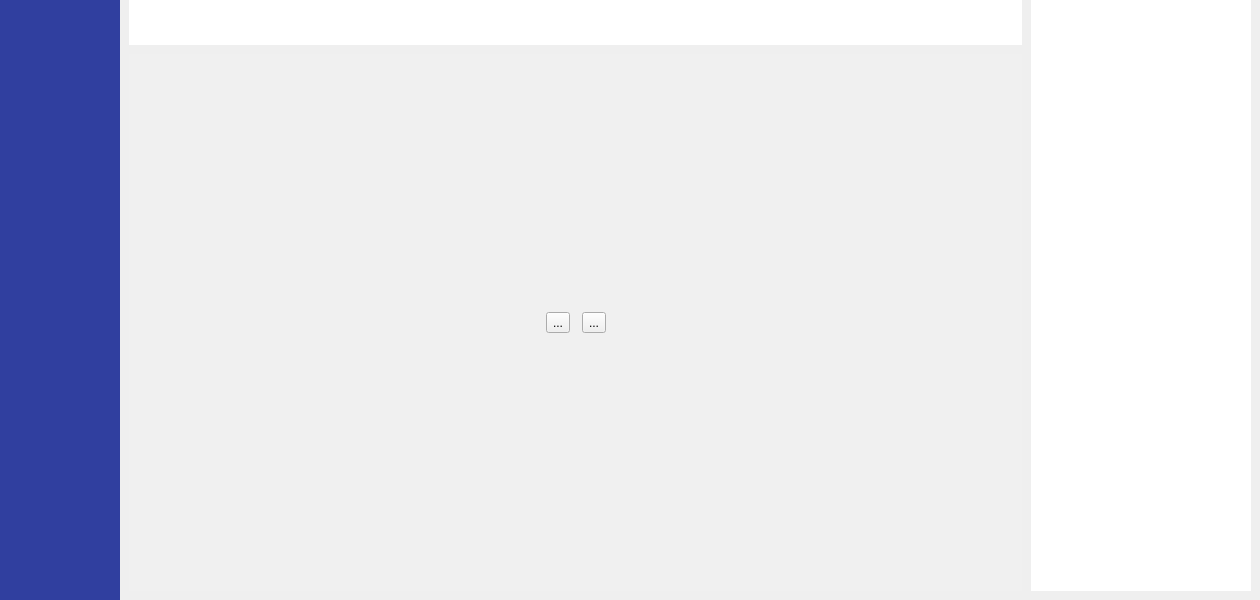
<?xml version="1.0" encoding="UTF-8"?>
<ui version="4.0">
 <class>MusicSheetWriter</class>
 <widget class="QMainWindow" name="MusicSheetWriter">
  <property name="geometry">
   <rect>
    <x>0</x>
    <y>0</y>
    <width>1260</width>
    <height>600</height>
   </rect>
  </property>
  <property name="minimumSize">
   <size>
    <width>1260</width>
    <height>600</height>
   </size>
  </property>
  <property name="windowTitle">
   <string>Music Sheet Writer</string>
  </property>
  <property name="windowIcon">
   <iconset>
    <normaloff>:/assets/logo.png</normaloff>:/assets/logo.png</iconset>
  </property>
  <property name="styleSheet">
   <string notr="true"/>
  </property>
  <property name="locale">
   <locale language="French" country="France"/>
  </property>
  <property name="documentMode">
   <bool>false</bool>
  </property>
  <widget class="QWidget" name="centralWidget">
   <property name="enabled">
    <bool>true</bool>
   </property>
   <property name="styleSheet">
    <string notr="true"/>
   </property>
   <layout class="QHBoxLayout" name="horizontalLayout_2">
    <property name="spacing">
     <number>0</number>
    </property>
    <property name="sizeConstraint">
     <enum>QLayout::SetNoConstraint</enum>
    </property>
    <property name="leftMargin">
     <number>0</number>
    </property>
    <property name="topMargin">
     <number>0</number>
    </property>
    <property name="rightMargin">
     <number>0</number>
    </property>
    <property name="bottomMargin">
     <number>0</number>
    </property>
    <item>
     <widget class="QStackedWidget" name="stackedWidget">
      <property name="styleSheet">
       <string notr="true">/*background-color: rgb(63, 81, 181);*/</string>
      </property>
      <property name="currentIndex">
       <number>1</number>
      </property>
      <widget class="QWidget" name="page">
       <layout class="QGridLayout" name="gridLayout_3">
        <property name="leftMargin">
         <number>0</number>
        </property>
        <property name="topMargin">
         <number>0</number>
        </property>
        <property name="rightMargin">
         <number>0</number>
        </property>
        <property name="bottomMargin">
         <number>0</number>
        </property>
        <property name="spacing">
         <number>0</number>
        </property>
        <item row="0" column="0">
         <widget class="QWidget" name="welcomeWidget" native="true">
          <property name="sizePolicy">
           <sizepolicy hsizetype="Expanding" vsizetype="Expanding">
            <horstretch>0</horstretch>
            <verstretch>0</verstretch>
           </sizepolicy>
          </property>
          <property name="styleSheet">
           <string notr="true">background-color: #3f51b5;</string>
          </property>
          <layout class="QGridLayout" name="gridLayout_4">
           <property name="leftMargin">
            <number>0</number>
           </property>
           <property name="topMargin">
            <number>0</number>
           </property>
           <property name="rightMargin">
            <number>0</number>
           </property>
           <property name="bottomMargin">
            <number>0</number>
           </property>
           <property name="spacing">
            <number>0</number>
           </property>
           <item row="2" column="1">
            <widget class="QPushButton" name="welcomeCreateNewProject">
             <property name="maximumSize">
              <size>
               <width>200</width>
               <height>73</height>
              </size>
             </property>
             <property name="font">
              <font>
               <pointsize>11</pointsize>
              </font>
             </property>
             <property name="styleSheet">
              <string notr="true">background-color: rgb(74,78,208); border-style: outset;
    border-width: 2px;
    border-radius: 10px;
    border-color: beige;
outline: none;
color: #ffffff;</string>
             </property>
             <property name="text">
              <string>Créer un projet</string>
             </property>
             <property name="icon">
              <iconset resource="ressources.qrc">
               <normaloff>:/images/Accueil/add_project.png</normaloff>:/images/Accueil/add_project.png</iconset>
             </property>
             <property name="iconSize">
              <size>
               <width>64</width>
               <height>64</height>
              </size>
             </property>
            </widget>
           </item>
           <item row="3" column="1">
            <widget class="QPushButton" name="welcomeOpenProject">
             <property name="maximumSize">
              <size>
               <width>200</width>
               <height>73</height>
              </size>
             </property>
             <property name="font">
              <font>
               <pointsize>11</pointsize>
              </font>
             </property>
             <property name="styleSheet">
              <string notr="true">background-color: rgb(74,78,208); border-style: outset;
    border-width: 2px;
    border-radius: 10px;
    border-color: beige;
outline: none;
color: #ffffff;</string>
             </property>
             <property name="text">
              <string>Ouvrir un projet </string>
             </property>
             <property name="icon">
              <iconset resource="ressources.qrc">
               <normaloff>:/images/Accueil/documents-icon.png</normaloff>:/images/Accueil/documents-icon.png</iconset>
             </property>
             <property name="iconSize">
              <size>
               <width>64</width>
               <height>64</height>
              </size>
             </property>
            </widget>
           </item>
           <item row="4" column="1">
            <widget class="QPushButton" name="welcomeImportProject">
             <property name="maximumSize">
              <size>
               <width>200</width>
               <height>73</height>
              </size>
             </property>
             <property name="font">
              <font>
               <pointsize>11</pointsize>
              </font>
             </property>
             <property name="styleSheet">
              <string notr="true">background-color: rgb(74,78,208); border-style: outset;
    border-width: 2px;
    border-radius: 10px;
    border-color: beige;
outline: none;
color: #ffffff;</string>
             </property>
             <property name="text">
              <string>Importer un projet</string>
             </property>
             <property name="icon">
              <iconset resource="ressources.qrc">
               <normaloff>:/images/Accueil/import-icon.png</normaloff>:/images/Accueil/import-icon.png</iconset>
             </property>
             <property name="iconSize">
              <size>
               <width>64</width>
               <height>64</height>
              </size>
             </property>
            </widget>
           </item>
           <item row="0" column="1">
            <widget class="QLabel" name="welcomeLogo">
             <property name="maximumSize">
              <size>
               <width>940</width>
               <height>150</height>
              </size>
             </property>
             <property name="sizeIncrement">
              <size>
               <width>0</width>
               <height>0</height>
              </size>
             </property>
             <property name="baseSize">
              <size>
               <width>0</width>
               <height>0</height>
              </size>
             </property>
             <property name="font">
              <font>
               <family>Cinzel</family>
               <pointsize>25</pointsize>
               <weight>50</weight>
               <bold>false</bold>
               <stylestrategy>PreferDefault</stylestrategy>
               <kerning>true</kerning>
              </font>
             </property>
             <property name="contextMenuPolicy">
              <enum>Qt::DefaultContextMenu</enum>
             </property>
             <property name="layoutDirection">
              <enum>Qt::LeftToRight</enum>
             </property>
             <property name="autoFillBackground">
              <bool>false</bool>
             </property>
             <property name="styleSheet">
              <string notr="true">image: url(:/images/Accueil/logo_white.png);
image-position: top;</string>
             </property>
             <property name="text">
              <string/>
             </property>
             <property name="scaledContents">
              <bool>true</bool>
             </property>
             <property name="alignment">
              <set>Qt::AlignHCenter|Qt::AlignTop</set>
             </property>
             <property name="margin">
              <number>0</number>
             </property>
             <property name="indent">
              <number>-1</number>
             </property>
            </widget>
           </item>
          </layout>
         </widget>
        </item>
       </layout>
      </widget>
      <widget class="QWidget" name="page_2">
       <property name="styleSheet">
        <string notr="true"/>
       </property>
       <layout class="QGridLayout" name="gridLayout_5">
        <property name="leftMargin">
         <number>0</number>
        </property>
        <property name="topMargin">
         <number>0</number>
        </property>
        <property name="rightMargin">
         <number>0</number>
        </property>
        <property name="bottomMargin">
         <number>0</number>
        </property>
        <property name="spacing">
         <number>0</number>
        </property>
        <item row="0" column="0">
         <widget class="QWidget" name="widget" native="true">
          <layout class="QGridLayout" name="gridLayout_2">
           <property name="sizeConstraint">
            <enum>QLayout::SetNoConstraint</enum>
           </property>
           <property name="leftMargin">
            <number>0</number>
           </property>
           <property name="topMargin">
            <number>0</number>
           </property>
           <property name="rightMargin">
            <number>0</number>
           </property>
           <property name="bottomMargin">
            <number>0</number>
           </property>
           <property name="spacing">
            <number>0</number>
           </property>
           <item row="0" column="1">
            <widget class="QWidget" name="mainWidgets" native="true">
             <property name="sizePolicy">
              <sizepolicy hsizetype="Preferred" vsizetype="Preferred">
               <horstretch>0</horstretch>
               <verstretch>0</verstretch>
              </sizepolicy>
             </property>
             <property name="minimumSize">
              <size>
               <width>1140</width>
               <height>0</height>
              </size>
             </property>
             <property name="styleSheet">
              <string notr="true"/>
             </property>
             <layout class="QGridLayout" name="gridLayout" rowstretch="0,0,0,0,0">
              <property name="sizeConstraint">
               <enum>QLayout::SetNoConstraint</enum>
              </property>
              <property name="leftMargin">
               <number>9</number>
              </property>
              <property name="topMargin">
               <number>0</number>
              </property>
              <property name="rightMargin">
               <number>9</number>
              </property>
              <property name="bottomMargin">
               <number>9</number>
              </property>
              <property name="spacing">
               <number>9</number>
              </property>
              <item row="0" column="0">
               <widget class="QWidget" name="topWidgets" native="true">
                <property name="minimumSize">
                 <size>
                  <width>200</width>
                  <height>45</height>
                 </size>
                </property>
                <property name="maximumSize">
                 <size>
                  <width>16777215</width>
                  <height>45</height>
                 </size>
                </property>
                <property name="styleSheet">
                 <string notr="true">background-color: rgb(255, 255, 255);</string>
                </property>
                <layout class="QHBoxLayout" name="horizontalLayout">
                 <property name="spacing">
                  <number>5</number>
                 </property>
                 <property name="sizeConstraint">
                  <enum>QLayout::SetNoConstraint</enum>
                 </property>
                 <property name="leftMargin">
                  <number>5</number>
                 </property>
                 <property name="topMargin">
                  <number>0</number>
                 </property>
                 <property name="rightMargin">
                  <number>5</number>
                 </property>
                 <property name="bottomMargin">
                  <number>0</number>
                 </property>
                 <item>
                  <widget class="QWidget" name="generatorView" native="true">
                   <property name="styleSheet">
                    <string notr="true"/>
                   </property>
                  </widget>
                 </item>
                 <item>
                  <widget class="QWidget" name="playerView" native="true">
                   <property name="styleSheet">
                    <string notr="true"/>
                   </property>
                  </widget>
                 </item>
                 <item>
                  <widget class="QWidget" name="metronomeView" native="true">
                   <property name="minimumSize">
                    <size>
                     <width>0</width>
                     <height>0</height>
                    </size>
                   </property>
                   <property name="styleSheet">
                    <string notr="true"/>
                   </property>
                  </widget>
                 </item>
                </layout>
               </widget>
              </item>
              <item row="1" column="0" rowspan="4">
               <widget class="QWidget" name="centerWidgets" native="true">
                <property name="styleSheet">
                 <string notr="true">background-color: rgb(240, 240, 240);</string>
                </property>
                <layout class="QGridLayout" name="gridLayout_7">
                 <item row="0" column="2">
                  <widget class="QWidget" name="scoreView" native="true"/>
                 </item>
                 <item row="0" column="0">
                  <spacer name="horizontalSpacer">
                   <property name="orientation">
                    <enum>Qt::Horizontal</enum>
                   </property>
                   <property name="sizeHint" stdset="0">
                    <size>
                     <width>40</width>
                     <height>20</height>
                    </size>
                   </property>
                  </spacer>
                 </item>
                 <item row="0" column="1" alignment="Qt::AlignVCenter">
                  <widget class="QToolButton" name="btnMultipageLeft">
                   <property name="text">
                    <string>...</string>
                   </property>
                  </widget>
                 </item>
                 <item row="0" column="3" alignment="Qt::AlignVCenter">
                  <widget class="QToolButton" name="btnMultipageRight">
                   <property name="text">
                    <string>...</string>
                   </property>
                  </widget>
                 </item>
                 <item row="0" column="4">
                  <spacer name="horizontalSpacer_2">
                   <property name="orientation">
                    <enum>Qt::Horizontal</enum>
                   </property>
                   <property name="sizeHint" stdset="0">
                    <size>
                     <width>40</width>
                     <height>20</height>
                    </size>
                   </property>
                  </spacer>
                 </item>
                </layout>
               </widget>
              </item>
              <item row="0" column="1" rowspan="5">
               <widget class="QWidget" name="editorView" native="true">
                <property name="sizePolicy">
                 <sizepolicy hsizetype="Preferred" vsizetype="Preferred">
                  <horstretch>0</horstretch>
                  <verstretch>0</verstretch>
                 </sizepolicy>
                </property>
                <property name="minimumSize">
                 <size>
                  <width>220</width>
                  <height>150</height>
                 </size>
                </property>
                <property name="maximumSize">
                 <size>
                  <width>300</width>
                  <height>16777215</height>
                 </size>
                </property>
                <property name="styleSheet">
                 <string notr="true">background-color: white;</string>
                </property>
               </widget>
              </item>
             </layout>
            </widget>
           </item>
           <item row="0" column="0">
            <widget class="QWidget" name="projectsWidget" native="true">
             <layout class="QGridLayout" name="gridLayout_6">
              <property name="sizeConstraint">
               <enum>QLayout::SetNoConstraint</enum>
              </property>
              <property name="leftMargin">
               <number>0</number>
              </property>
              <property name="topMargin">
               <number>0</number>
              </property>
              <property name="rightMargin">
               <number>0</number>
              </property>
              <property name="bottomMargin">
               <number>0</number>
              </property>
              <property name="spacing">
               <number>0</number>
              </property>
              <item row="0" column="0">
               <widget class="QTreeWidget" name="treeWidget">
                <property name="sizePolicy">
                 <sizepolicy hsizetype="Preferred" vsizetype="Preferred">
                  <horstretch>0</horstretch>
                  <verstretch>0</verstretch>
                 </sizepolicy>
                </property>
                <property name="minimumSize">
                 <size>
                  <width>120</width>
                  <height>0</height>
                 </size>
                </property>
                <property name="maximumSize">
                 <size>
                  <width>120</width>
                  <height>16777215</height>
                 </size>
                </property>
                <property name="focusPolicy">
                 <enum>Qt::WheelFocus</enum>
                </property>
                <property name="styleSheet">
                 <string notr="true">QTreeWidget {
background-color: rgb(48, 63, 159);
        border-style: none;
        border: none;
}

QTreeWidget::item {
        border: 2px solid transparent;
        color: white;
}

QTreeWidget::item:selected {
        border-left-color: #4caf50;
}

QTreeWidget::item:!selected {
        border-left-color: white;
}

QHeaderView::section {
        height: 43px;
        background-color: rgb(48, 63, 159);
        border: none;
        border-bottom: 1px solid #b6b6b6;
        font: 57 17pt &quot;Roboto Medium&quot;;
        color: white;
        padding-left: 10px;
}</string>
                </property>
                <property name="frameShape">
                 <enum>QFrame::NoFrame</enum>
                </property>
                <property name="frameShadow">
                 <enum>QFrame::Sunken</enum>
                </property>
                <property name="lineWidth">
                 <number>1</number>
                </property>
                <property name="midLineWidth">
                 <number>0</number>
                </property>
                <property name="selectionBehavior">
                 <enum>QAbstractItemView::SelectRows</enum>
                </property>
                <property name="indentation">
                 <number>5</number>
                </property>
                <property name="rootIsDecorated">
                 <bool>false</bool>
                </property>
                <property name="itemsExpandable">
                 <bool>false</bool>
                </property>
                <property name="expandsOnDoubleClick">
                 <bool>false</bool>
                </property>
                <attribute name="headerVisible">
                 <bool>false</bool>
                </attribute>
                <attribute name="headerMinimumSectionSize">
                 <number>50</number>
                </attribute>
                <column>
                 <property name="text">
                  <string notr="true">Projets</string>
                 </property>
                </column>
               </widget>
              </item>
             </layout>
            </widget>
           </item>
          </layout>
         </widget>
        </item>
       </layout>
      </widget>
     </widget>
    </item>
   </layout>
  </widget>
  <widget class="QMenuBar" name="menuBar">
   <property name="geometry">
    <rect>
     <x>0</x>
     <y>0</y>
     <width>1260</width>
     <height>21</height>
    </rect>
   </property>
   <property name="defaultUp">
    <bool>false</bool>
   </property>
   <property name="nativeMenuBar">
    <bool>false</bool>
   </property>
  </widget>
 </widget>
 <layoutdefault spacing="6" margin="11"/>
 <resources>
  <include location="ressources.qrc"/>
 </resources>
 <connections/>
</ui>
